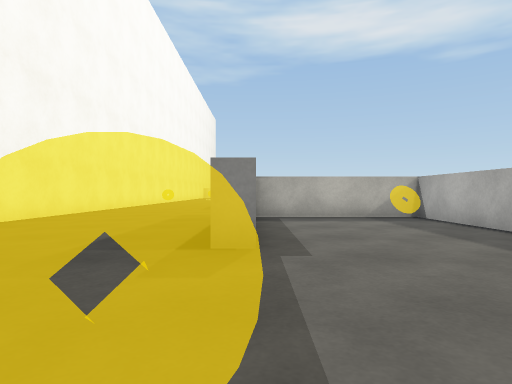
view 1 (above)

24 first-person views from a walk through a Unity game level. The camera is 0.62 m above the floor, looks level and sees 75° across. The floor is counted in squares, 1 m on a side. Each view is taken from the middle of a square. On the plan, view 1 faces up. The plan holds only what a view shows up to about 10 squares ahead; the rest is blank. The place goes on beyond the plan. The player is left out. Surface patterns are stand-ins for the level's own textures.

view 2
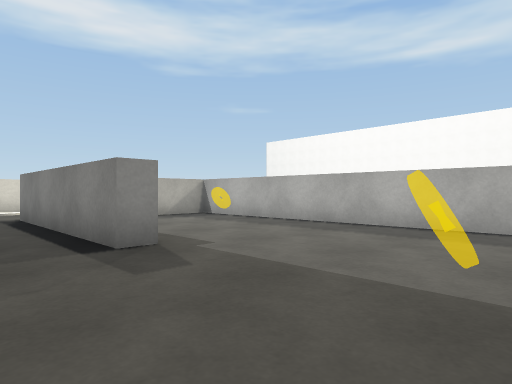

view 3
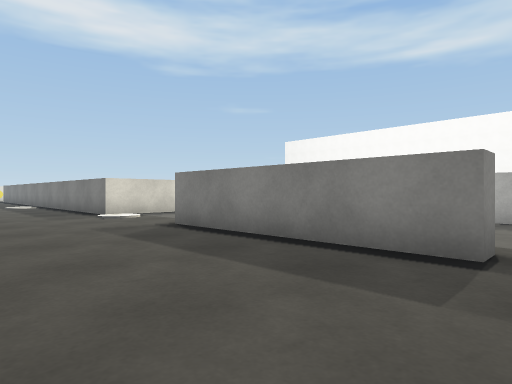

view 4
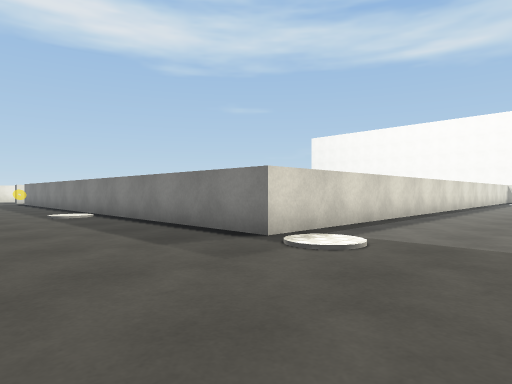

view 5
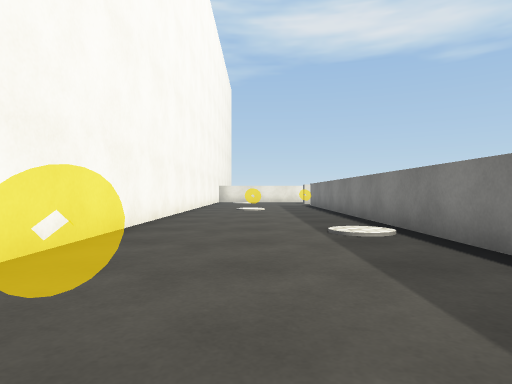

view 6
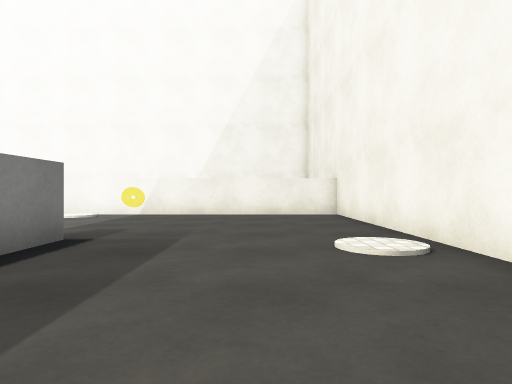

view 7
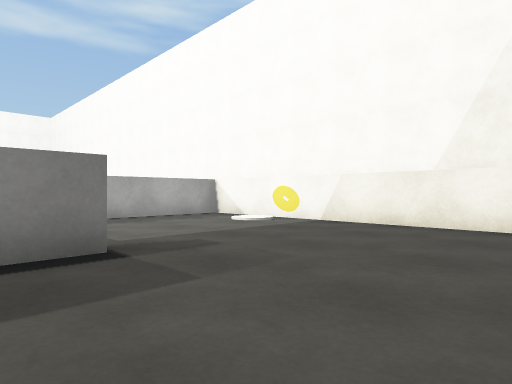

view 8
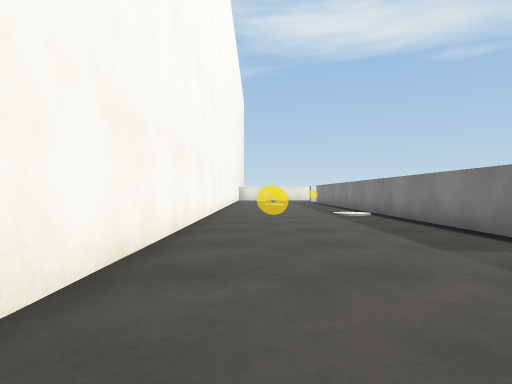

view 9
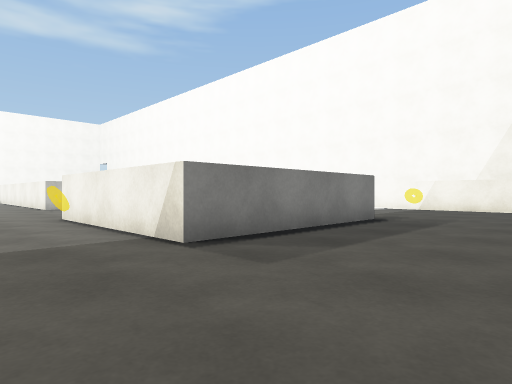

view 10
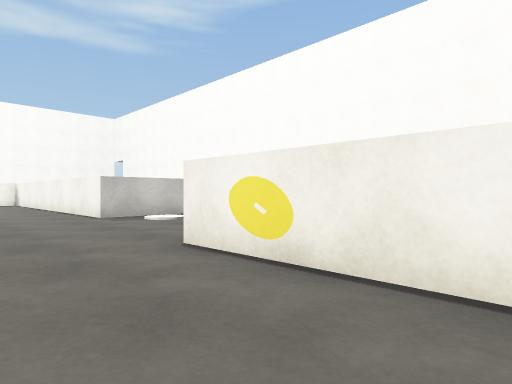

view 11
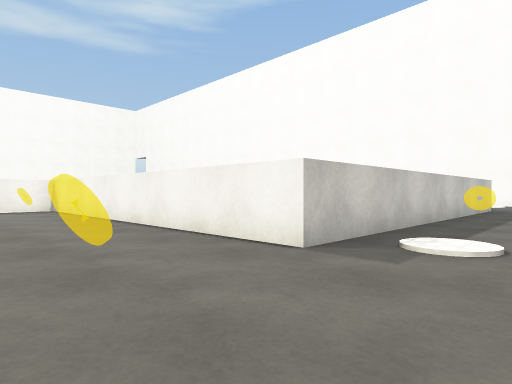

view 12
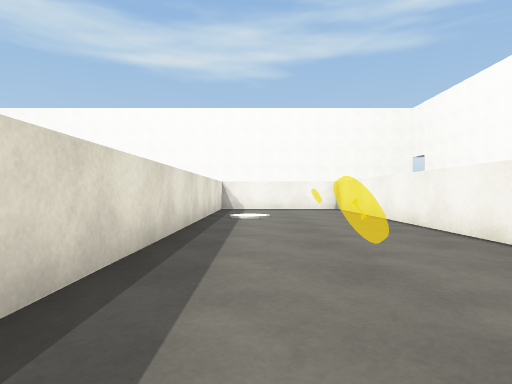

view 13
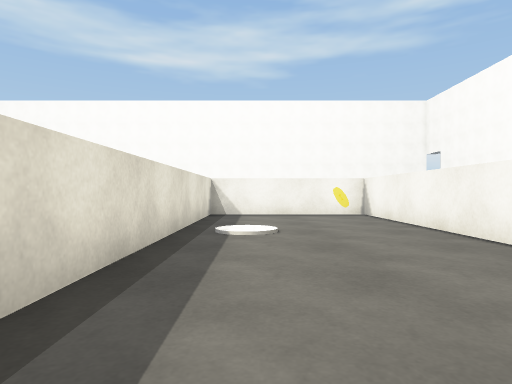

view 14
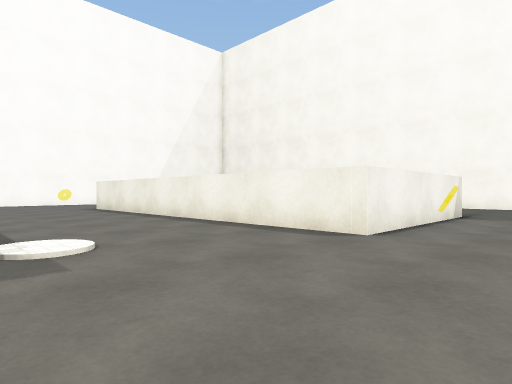

view 15
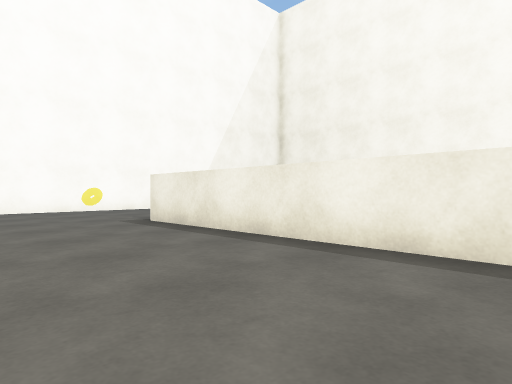

view 16
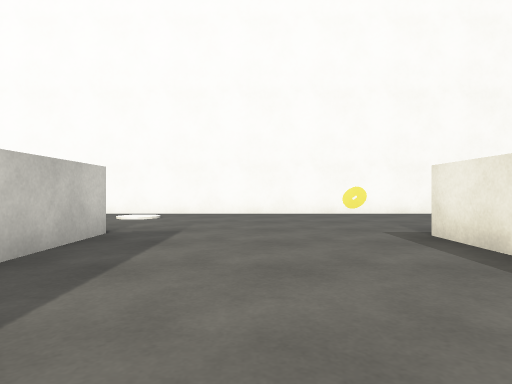

view 17
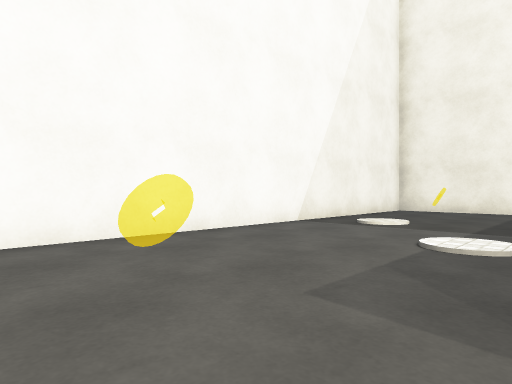

view 18
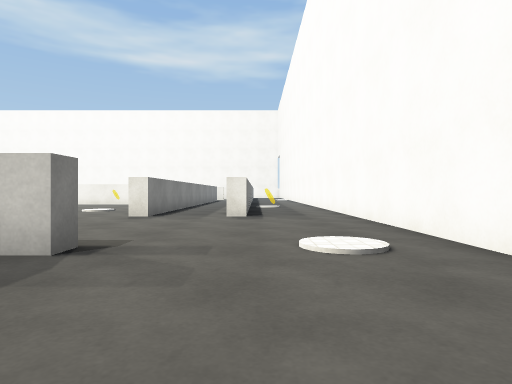

view 19
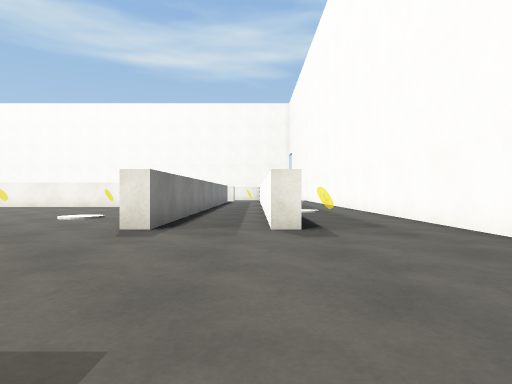

view 20
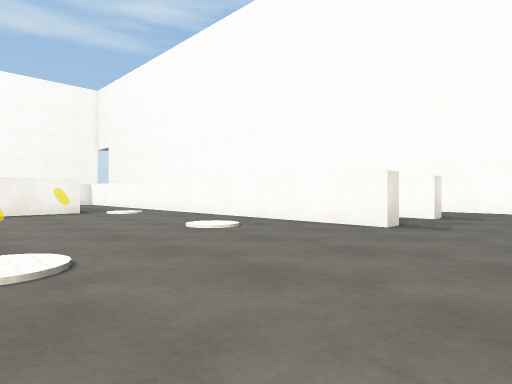

view 21
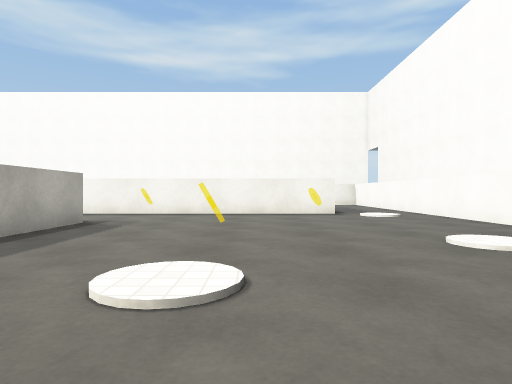

view 22
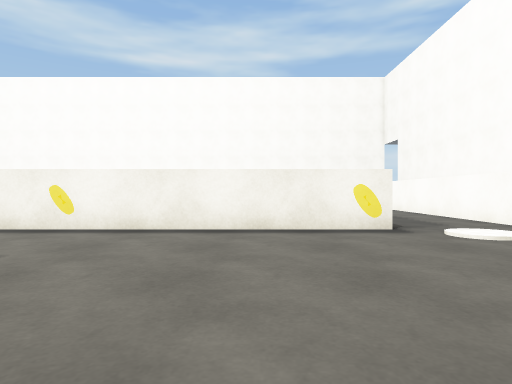

view 23
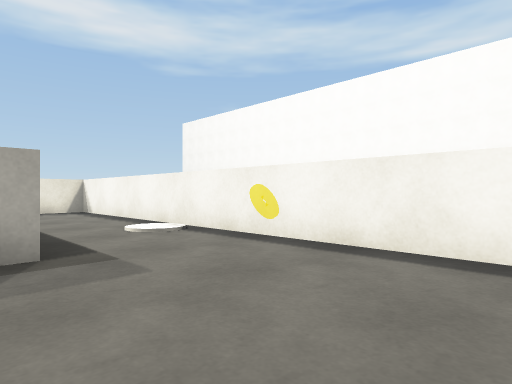

view 24
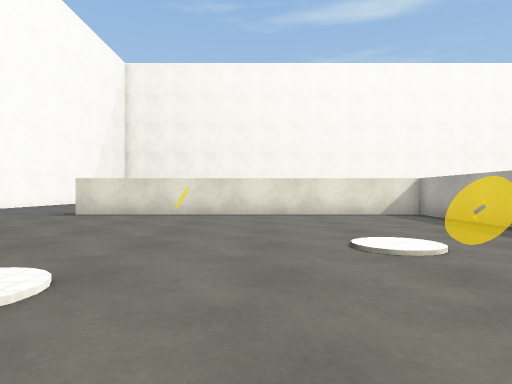

### Floor plan
Points are (right, up) in squares from view 1. A wall is a line through its corners. A room is listed if a view was taken in it or the views show most of it. See-through windows are left out.
Room 1 (views 1, 2, 3, 4, 5, 6, 7, 8, 9)
walls: (-0.5, 12.2) (-0.5, 22.5); (-5.2, 5.1) (-5.2, -1.3) (4, -1.3) (4, 8.2) (0, 8.2); (0, 3.7) (-0.5, 3.7) (-0.5, 8.7); (-5.2, 22.5) (-5.2, 6.8)
ways out: opening at (-1, 10.5) to room 2
objects: white disc (-4, 4); white disc (-1, 18); white disc (2, 0)
Room 2 (views 10, 11, 12, 13, 14, 15, 16, 17, 18, 19, 20, 21, 22, 23, 24)
walls: (14.5, -1.3) (14.5, -0.8) (27, -0.8); (13.1, 7.5) (9.8, 7.5) (9.8, -2) (9.2, -2) (9.2, 8) (19.2, 8) (19.2, 12.2) (8.6, 12.2); (19.8, 7.5) (17.5, 7.5); (14.5, -3.9) (14.5, -3.3); (22.5, 1.6) (22.5, 14.6); (7, 12.2) (-0.5, 12.2); (22.2, 15) (21.2, 15); (-0.5, 8.7) (4.5, 8.7) (4.5, -1.8); (-3.8, -6.5) (19, -6.5); (-5.2, -3.4) (-5.2, -5)
ways out: opening at (-1, 10.5) to room 1; opening at (14, -2)
objects: white disc (0, -5); white disc (0, 11); white disc (2, -3); white disc (8, 7); white disc (10, -5); white disc (15, 5); white disc (15, 11); white disc (17, 1); white disc (22, 1); white disc (22, 9)

Where each view was taken, in squares from view 1:
view 1: 0 up, 0 right, facing up
view 2: 0 up, 2 left, facing up-right
view 3: 3 up, 4 left, facing up-right
view 4: 9 up, 4 left, facing up-right
view 5: 13 up, 3 left, facing up
view 6: 8 up, 3 left, facing down
view 7: 5 up, 4 left, facing down-right
view 8: 9 up, 4 left, facing up
view 9: 11 up, 4 left, facing down-right
view 10: 11 up, 1 right, facing down-right
view 11: 11 up, 7 right, facing down-right
view 12: 11 up, 7 right, facing right
view 13: 11 up, 10 right, facing right
view 14: 11 up, 9 right, facing down-left
view 15: 5 up, 8 right, facing down-left
view 16: 3 up, 7 right, facing down
view 17: 2 down, 6 right, facing down-left
view 18: 4 down, 6 right, facing right
view 19: 3 down, 9 right, facing right
view 20: 5 up, 12 right, facing down-right
view 21: 4 up, 13 right, facing right
view 22: 4 up, 17 right, facing right
view 23: 4 up, 19 right, facing up-right
view 24: 3 up, 19 right, facing left
